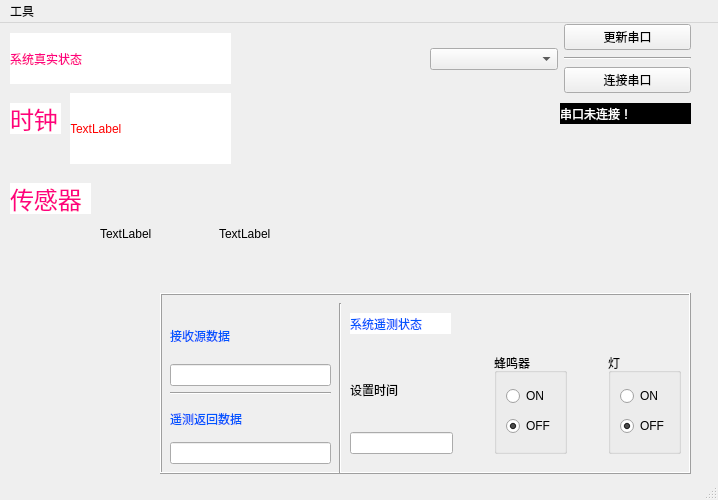
<?xml version="1.0" encoding="UTF-8"?>
<ui version="4.0">
 <class>MainWindow</class>
 <widget class="QMainWindow" name="MainWindow">
  <property name="geometry">
   <rect>
    <x>0</x>
    <y>0</y>
    <width>718</width>
    <height>500</height>
   </rect>
  </property>
  <property name="maximumSize">
   <size>
    <width>16000</width>
    <height>16000</height>
   </size>
  </property>
  <property name="windowTitle">
   <string>MainWindow</string>
  </property>
  <widget class="QWidget" name="centralwidget">
   <property name="maximumSize">
    <size>
     <width>160000</width>
     <height>160000</height>
    </size>
   </property>
   <widget class="QLabel" name="label_6">
    <property name="geometry">
     <rect>
      <x>10</x>
      <y>10</y>
      <width>221</width>
      <height>51</height>
     </rect>
    </property>
    <property name="layoutDirection">
     <enum>Qt::LeftToRight</enum>
    </property>
    <property name="styleSheet">
     <string notr="true">background-color: rgb(255, 255, 255);
color: rgb(255, 0, 127);
font: 24pt &quot;Dubai&quot;;</string>
    </property>
    <property name="text">
     <string>系统真实状态</string>
    </property>
   </widget>
   <widget class="QLabel" name="label_serialStatus">
    <property name="geometry">
     <rect>
      <x>560</x>
      <y>80</y>
      <width>131</width>
      <height>21</height>
     </rect>
    </property>
    <property name="styleSheet">
     <string notr="true">background-color: rgb(0, 0, 0);
color: rgb(255, 255, 255);
font: 11pt &quot;Arial Rounded MT Bold&quot;;</string>
    </property>
    <property name="text">
     <string>串口未连接！</string>
    </property>
   </widget>
   <widget class="QLabel" name="label_3">
    <property name="geometry">
     <rect>
      <x>10</x>
      <y>160</y>
      <width>81</width>
      <height>31</height>
     </rect>
    </property>
    <property name="sizePolicy">
     <sizepolicy hsizetype="Expanding" vsizetype="Expanding">
      <horstretch>0</horstretch>
      <verstretch>0</verstretch>
     </sizepolicy>
    </property>
    <property name="font">
     <font>
      <family>黑体</family>
      <pointsize>18</pointsize>
      <weight>50</weight>
      <italic>false</italic>
      <bold>false</bold>
     </font>
    </property>
    <property name="contextMenuPolicy">
     <enum>Qt::DefaultContextMenu</enum>
    </property>
    <property name="styleSheet">
     <string notr="true">font: 18pt &quot;黑体&quot;;
background-color: rgb(255, 255, 255);
color: rgb(255, 0, 127);</string>
    </property>
    <property name="text">
     <string>传感器</string>
    </property>
   </widget>
   <widget class="QLabel" name="label_4">
    <property name="geometry">
     <rect>
      <x>10</x>
      <y>80</y>
      <width>51</width>
      <height>31</height>
     </rect>
    </property>
    <property name="font">
     <font>
      <family>黑体</family>
      <pointsize>18</pointsize>
      <weight>50</weight>
      <italic>false</italic>
      <bold>false</bold>
     </font>
    </property>
    <property name="contextMenuPolicy">
     <enum>Qt::DefaultContextMenu</enum>
    </property>
    <property name="styleSheet">
     <string notr="true">font: 18pt &quot;黑体&quot;;
background-color: rgb(255, 255, 255);
color: rgb(255, 0, 127);</string>
    </property>
    <property name="text">
     <string>时钟</string>
    </property>
   </widget>
   <widget class="QLabel" name="label_time">
    <property name="geometry">
     <rect>
      <x>70</x>
      <y>70</y>
      <width>161</width>
      <height>71</height>
     </rect>
    </property>
    <property name="sizePolicy">
     <sizepolicy hsizetype="Fixed" vsizetype="Fixed">
      <horstretch>0</horstretch>
      <verstretch>0</verstretch>
     </sizepolicy>
    </property>
    <property name="maximumSize">
     <size>
      <width>500</width>
      <height>500</height>
     </size>
    </property>
    <property name="contextMenuPolicy">
     <enum>Qt::DefaultContextMenu</enum>
    </property>
    <property name="styleSheet">
     <string notr="true">background-color: rgb(255, 255, 255);
color: qlineargradient(spread:pad, x1:0, y1:0, x2:1, y2:0, stop:0 rgba(255, 0, 0, 255), stop:0.166 rgba(255, 255, 0, 255), stop:0.333 rgba(0, 255, 0, 255), stop:0.5 rgba(0, 255, 255, 255), stop:0.666 rgba(0, 0, 255, 255), stop:0.833 rgba(255, 0, 255, 255), stop:1 rgba(255, 0, 0, 255));
font: 22pt &quot;Arial&quot;;</string>
    </property>
    <property name="text">
     <string>TextLabel</string>
    </property>
   </widget>
   <widget class="QFrame" name="frame_tool">
    <property name="geometry">
     <rect>
      <x>160</x>
      <y>270</y>
      <width>531</width>
      <height>181</height>
     </rect>
    </property>
    <property name="frameShape">
     <enum>QFrame::Box</enum>
    </property>
    <property name="frameShadow">
     <enum>QFrame::Raised</enum>
    </property>
    <widget class="QWidget" name="layoutWidget">
     <property name="geometry">
      <rect>
       <x>10</x>
       <y>20</y>
       <width>161</width>
       <height>151</height>
      </rect>
     </property>
     <layout class="QVBoxLayout" name="verticalLayout_7">
      <item>
       <layout class="QVBoxLayout" name="verticalLayout_5">
        <item>
         <widget class="QLabel" name="label">
          <property name="styleSheet">
           <string notr="true">color: rgb(0, 85, 255);
font: 12pt &quot;Arial&quot;;</string>
          </property>
          <property name="text">
           <string>接收源数据</string>
          </property>
         </widget>
        </item>
        <item>
         <widget class="QLineEdit" name="lineEdit_recvData"/>
        </item>
       </layout>
      </item>
      <item>
       <layout class="QVBoxLayout" name="verticalLayout_6">
        <item>
         <widget class="Line" name="line_5">
          <property name="orientation">
           <enum>Qt::Horizontal</enum>
          </property>
         </widget>
        </item>
        <item>
         <widget class="QLabel" name="label_5">
          <property name="styleSheet">
           <string notr="true">color: rgb(0, 85, 255);
font: 12pt &quot;Arial&quot;;</string>
          </property>
          <property name="text">
           <string>遥测返回数据</string>
          </property>
         </widget>
        </item>
        <item>
         <widget class="QLineEdit" name="lineEdit_returnData"/>
        </item>
       </layout>
      </item>
     </layout>
    </widget>
    <widget class="QLabel" name="label_2">
     <property name="geometry">
      <rect>
       <x>190</x>
       <y>20</y>
       <width>101</width>
       <height>21</height>
      </rect>
     </property>
     <property name="styleSheet">
      <string notr="true">color: rgb(0, 85, 255);
background-color: rgb(255, 255, 255);
font: 12pt &quot;Arial&quot;;</string>
     </property>
     <property name="text">
      <string>系统遥测状态</string>
     </property>
    </widget>
    <widget class="QWidget" name="layoutWidget">
     <property name="geometry">
      <rect>
       <x>190</x>
       <y>60</y>
       <width>331</width>
       <height>101</height>
      </rect>
     </property>
     <layout class="QHBoxLayout" name="horizontalLayout_4">
      <item>
       <layout class="QVBoxLayout" name="verticalLayout_11">
        <item>
         <widget class="QLabel" name="label_9">
          <property name="text">
           <string>设置时间</string>
          </property>
         </widget>
        </item>
        <item>
         <widget class="QLineEdit" name="lineEdit_setTime"/>
        </item>
       </layout>
      </item>
      <item>
       <spacer name="horizontalSpacer">
        <property name="orientation">
         <enum>Qt::Horizontal</enum>
        </property>
        <property name="sizeHint" stdset="0">
         <size>
          <width>40</width>
          <height>20</height>
         </size>
        </property>
       </spacer>
      </item>
      <item>
       <layout class="QHBoxLayout" name="horizontalLayout_3">
        <item>
         <widget class="QGroupBox" name="groupBox_2">
          <property name="title">
           <string>蜂鸣器</string>
          </property>
          <layout class="QVBoxLayout" name="verticalLayout_3">
           <item>
            <widget class="QRadioButton" name="radioButton_beepon">
             <property name="text">
              <string>ON</string>
             </property>
            </widget>
           </item>
           <item>
            <widget class="QRadioButton" name="radioButton_beepoff">
             <property name="text">
              <string>OFF</string>
             </property>
             <property name="checked">
              <bool>true</bool>
             </property>
            </widget>
           </item>
          </layout>
         </widget>
        </item>
        <item>
         <spacer name="horizontalSpacer_2">
          <property name="orientation">
           <enum>Qt::Horizontal</enum>
          </property>
          <property name="sizeHint" stdset="0">
           <size>
            <width>40</width>
            <height>20</height>
           </size>
          </property>
         </spacer>
        </item>
        <item>
         <widget class="QGroupBox" name="groupBox">
          <property name="title">
           <string>灯</string>
          </property>
          <layout class="QVBoxLayout" name="verticalLayout_2">
           <item>
            <widget class="QRadioButton" name="radioButton_ledon">
             <property name="text">
              <string>ON</string>
             </property>
             <property name="checkable">
              <bool>true</bool>
             </property>
            </widget>
           </item>
           <item>
            <widget class="QRadioButton" name="radioButton_ledoff">
             <property name="text">
              <string>OFF</string>
             </property>
             <property name="checkable">
              <bool>true</bool>
             </property>
             <property name="checked">
              <bool>true</bool>
             </property>
            </widget>
           </item>
          </layout>
         </widget>
        </item>
       </layout>
      </item>
     </layout>
    </widget>
    <widget class="Line" name="line">
     <property name="geometry">
      <rect>
       <x>170</x>
       <y>10</y>
       <width>20</width>
       <height>171</height>
      </rect>
     </property>
     <property name="orientation">
      <enum>Qt::Vertical</enum>
     </property>
    </widget>
   </widget>
   <widget class="QWidget" name="layoutWidget">
    <property name="geometry">
     <rect>
      <x>430</x>
      <y>0</y>
      <width>261</width>
      <height>73</height>
     </rect>
    </property>
    <layout class="QHBoxLayout" name="horizontalLayout">
     <item>
      <widget class="QComboBox" name="comboBox_serialPort"/>
     </item>
     <item>
      <layout class="QVBoxLayout" name="verticalLayout">
       <item>
        <widget class="QPushButton" name="pushButton_refreshSerial">
         <property name="text">
          <string>更新串口</string>
         </property>
        </widget>
       </item>
       <item>
        <widget class="Line" name="line_6">
         <property name="orientation">
          <enum>Qt::Horizontal</enum>
         </property>
        </widget>
       </item>
       <item>
        <widget class="QPushButton" name="pushButton_connect">
         <property name="text">
          <string>连接串口</string>
         </property>
        </widget>
       </item>
      </layout>
     </item>
    </layout>
   </widget>
   <widget class="QWidget" name="layoutWidget">
    <property name="geometry">
     <rect>
      <x>100</x>
      <y>160</y>
      <width>231</width>
      <height>101</height>
     </rect>
    </property>
    <layout class="QHBoxLayout" name="horizontalLayout_2">
     <item>
      <widget class="QLabel" name="label_led">
       <property name="sizePolicy">
        <sizepolicy hsizetype="Expanding" vsizetype="Expanding">
         <horstretch>0</horstretch>
         <verstretch>0</verstretch>
        </sizepolicy>
       </property>
       <property name="contextMenuPolicy">
        <enum>Qt::DefaultContextMenu</enum>
       </property>
       <property name="text">
        <string>TextLabel</string>
       </property>
      </widget>
     </item>
     <item>
      <widget class="QLabel" name="label_beep">
       <property name="sizePolicy">
        <sizepolicy hsizetype="Expanding" vsizetype="Expanding">
         <horstretch>0</horstretch>
         <verstretch>0</verstretch>
        </sizepolicy>
       </property>
       <property name="contextMenuPolicy">
        <enum>Qt::DefaultContextMenu</enum>
       </property>
       <property name="text">
        <string>TextLabel</string>
       </property>
      </widget>
     </item>
    </layout>
   </widget>
  </widget>
  <widget class="QMenuBar" name="menubar">
   <property name="geometry">
    <rect>
     <x>0</x>
     <y>0</y>
     <width>718</width>
     <height>23</height>
    </rect>
   </property>
   <widget class="QMenu" name="menu">
    <property name="title">
     <string>工具</string>
    </property>
    <addaction name="actionshow_widnow"/>
    <addaction name="actionhide_window"/>
   </widget>
   <addaction name="menu"/>
  </widget>
  <widget class="QStatusBar" name="statusbar"/>
  <action name="actionshow_widnow">
   <property name="text">
    <string>显示遥测窗口</string>
   </property>
  </action>
  <action name="actionhide_window">
   <property name="text">
    <string>隐藏遥测窗口</string>
   </property>
  </action>
 </widget>
 <resources/>
 <connections/>
</ui>
